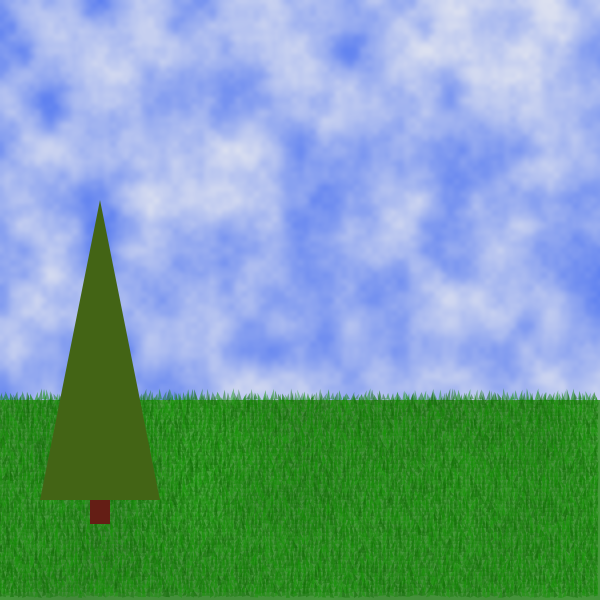
Frame 1 (no input)
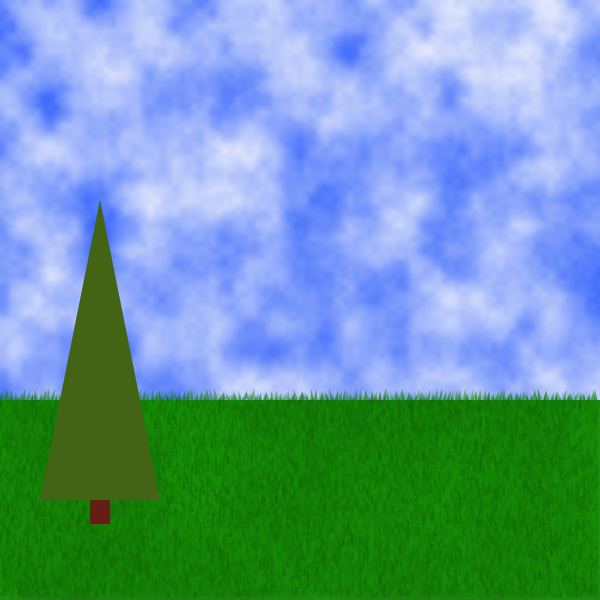
Frame 2 (the mouse pressed at the canvas centre, redrawn once)

The Processing sketch that drew these frames (run headless with seeded random() and noise(); the mouse was pressed at the canvas centre and the sketch redrawn once):

// Processing sketch: processing_40715
// ── processing_40715.pde

int detail;
int quality;

void setup() {
  detail = 2; //Int between 1 (lowest) and 5 (highest)
  quality = 1; //Int between 1 (lowest) and 3 (highest)
  size(600, 600);
  colorMode(HSB);
  noLoop();
  if (quality == 3) {
    smooth();
  }
  //Draw the image
  redraw();
}

void draw() {
  //Get current time for draw time calculation
  float startTime = millis();
  
  //Draw the sky
  for (int x = 0; x < width; x++) {
    for (int y = 0; y < 400; y++) {
      stroke(160, noise(x*0.02, y*0.02)*255, 255);
      point(x, y);
    }
  }

  //Draw the ground
  for (int x = 0; x < width; x++) {
    for (int y = 400; y < height; y++) {
      stroke(80, 255, noise(x*0.01, y*0.01)*50+100);
      point(x, y);
    }
  }

  //Draw the grass
  drawGrass(0, 400, width, height);
  
  //Draw trees
  drawTree(100, 500, 60);
  
  println("Time taken to draw: " + (millis()-startTime) + "ms");
}

void drawGrass(int startX, int startY, int endX, int endY) {
  noStroke();
  for (int x = startX; x < endX; x+=6-detail) {
    for (int y = startY; y < endY; y+=6-detail) {
      fill(80, 255, random(100, 150), random(100, 150));
      drawBlade(x, y);
    }
  }
}

void drawBlade(int x, int y) {
  triangle(x-2, y+random(-1, 2), x+2, y+random(-1, 2), x+random(-3, 3), y-random(6, 12));
}

void drawTree(int x, int y, int treeSize) {
  fill(5,200,100);
  rect(x-treeSize/6,y,treeSize/3,treeSize/2.5);
  fill(60,200,100);
  triangle(x-treeSize,y,x+treeSize,y,x,y-treeSize*5);
  if (detail >= 4) {
    //draw grass at base of tree
  }
}
